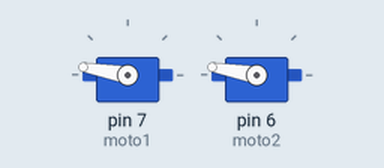
Recording of a sketch running on a simulated Arduino Uno, built with avr-gcc and run on an emulated ATmega328P. Parts: 2 × servo.

Above: at 0.1 s.
At 1.1 s:
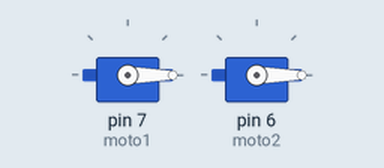
Timing chart, 0 to 2.6 s (numbered marks = the images above):
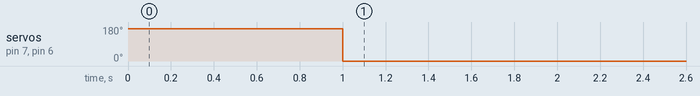

Measured:
- by itself, servo on pin 7 (moto1), servo on pin 6 (moto2): 170° → 0° at 1.0 s

The sketch:

smashing_amur1__1_.ino
```cpp
#include <Servo.h>
Servo moto1;
Servo moto2;

void setup()
{
  moto1.attach(7); moto2.attach(6);
  moto1.write(170);
  moto2.write(170);
  delay(1000);
  moto1.write(0);
  moto2.write(0);
}

void loop()
{

}
```
